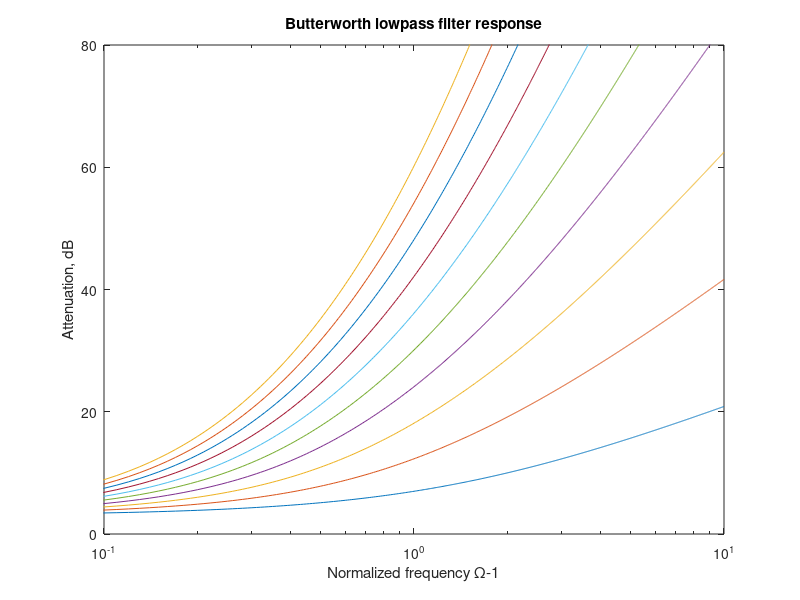

MATLAB code to generate this figure:
%
%   This routine computes Butterworth lowpass filter
%   response. Computations are performed for filters 
%   of order 1 through 10
% 
%   Copyright (c) 1999 by P.Bretchko and R.Ludwig
%   "RF Circuit Design: Theory and Practice"
%

close all; % close all opened graphs
clear all; % clear all variables
figure;    % open new graph

w=1:0.01:11; % normalized frequency
N=10;        % define the maximum filter order

colormap(lines);
color_map=colormap;
colormap('default');

for n=1:N
   LF=1+w.^(2*n);
   semilogx(w-1,10*log10(LF),'color',color_map(n,:));
   hold on;
end;
title('Butterworth lowpass filter response');
xlabel('Normalized frequency {\Omega}-1');
ylabel('Attenuation, dB');
axis([0.1 10 0 80]);
%print -deps 'fig5_18.eps'   % if uncommented -> saves a copy of plot in EPS format

